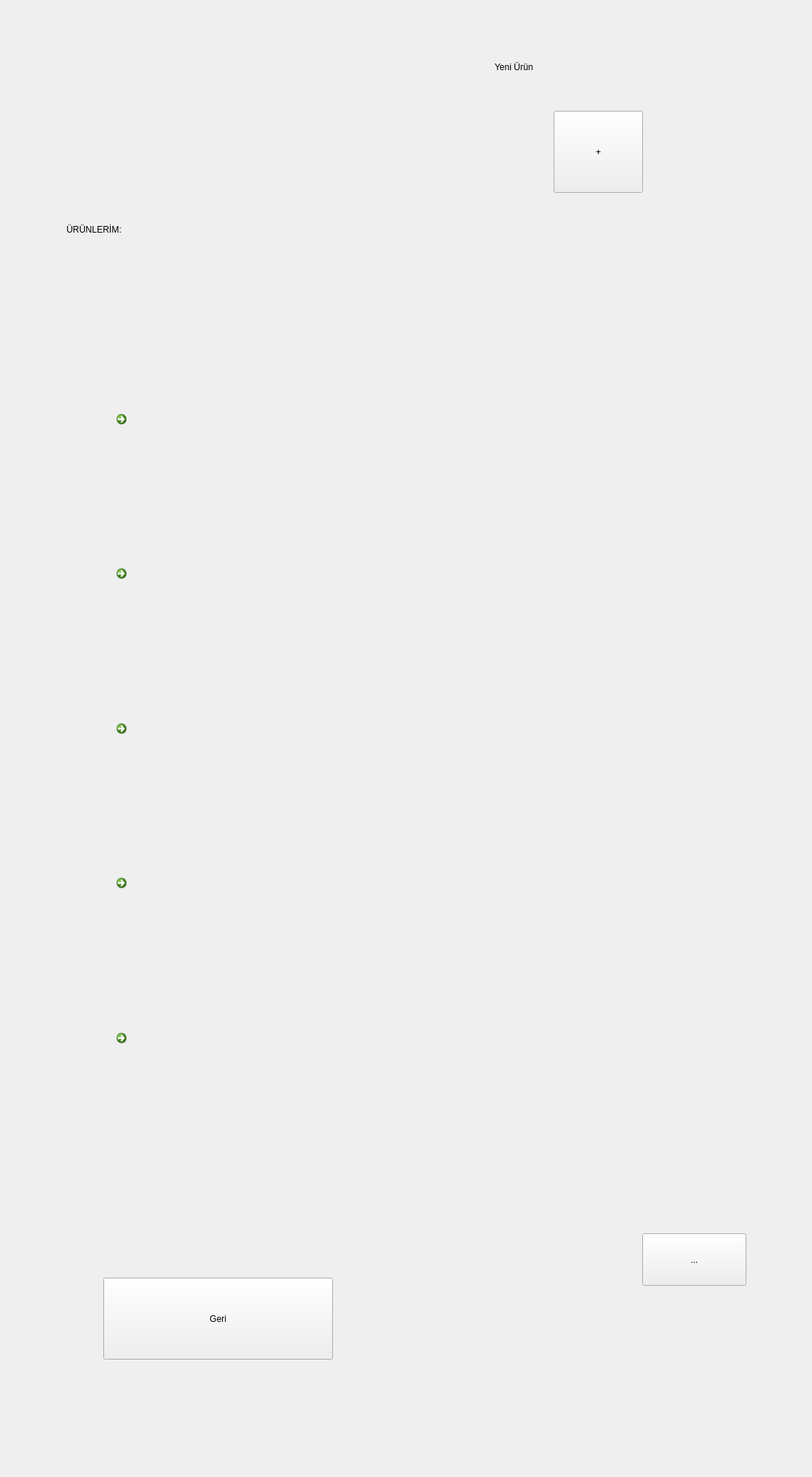
<?xml version="1.0" encoding="UTF-8"?>
<ui version="4.0">
 <class>UreticiProfil</class>
 <widget class="QWidget" name="UreticiProfil">
  <property name="geometry">
   <rect>
    <x>0</x>
    <y>0</y>
    <width>1100</width>
    <height>2000</height>
   </rect>
  </property>
  <property name="windowTitle">
   <string>Üretici Profil Ekranı</string>
  </property>
  <widget class="QLabel" name="label">
   <property name="geometry">
    <rect>
     <x>90</x>
     <y>220</y>
     <width>621</width>
     <height>181</height>
    </rect>
   </property>
   <property name="styleSheet">
    <string notr="true">font: 75 35pt &quot;MS Shell Dlg 2&quot;;</string>
   </property>
   <property name="text">
    <string>ÜRÜNLERİM:</string>
   </property>
  </widget>
  <widget class="QPushButton" name="push_geri_2">
   <property name="geometry">
    <rect>
     <x>140</x>
     <y>1730</y>
     <width>311</width>
     <height>111</height>
    </rect>
   </property>
   <property name="styleSheet">
    <string notr="true">font: 75 10pt &quot;MS Shell Dlg 2&quot;;</string>
   </property>
   <property name="text">
    <string>Geri</string>
   </property>
  </widget>
  <widget class="QWidget" name="verticalLayoutWidget">
   <property name="geometry">
    <rect>
     <x>150</x>
     <y>550</y>
     <width>771</width>
     <height>1041</height>
    </rect>
   </property>
   <layout class="QVBoxLayout" name="verticalLayout">
    <item>
     <widget class="QCommandLinkButton" name="LinkButton_3">
      <property name="styleSheet">
       <string notr="true">font: 75 10pt &quot;MS Shell Dlg 2&quot;;</string>
      </property>
      <property name="text">
       <string/>
      </property>
     </widget>
    </item>
    <item>
     <widget class="QCommandLinkButton" name="LinkButton_1">
      <property name="text">
       <string/>
      </property>
     </widget>
    </item>
    <item>
     <widget class="QCommandLinkButton" name="LinkButton_5">
      <property name="text">
       <string/>
      </property>
     </widget>
    </item>
    <item>
     <widget class="QCommandLinkButton" name="LinkButton_4">
      <property name="text">
       <string/>
      </property>
     </widget>
    </item>
    <item>
     <widget class="QCommandLinkButton" name="LinkButton_2">
      <property name="text">
       <string/>
      </property>
     </widget>
    </item>
   </layout>
  </widget>
  <widget class="QLabel" name="label_2">
   <property name="geometry">
    <rect>
     <x>670</x>
     <y>60</y>
     <width>341</width>
     <height>61</height>
    </rect>
   </property>
   <property name="styleSheet">
    <string notr="true">font: 75 25pt &quot;MS Shell Dlg 2&quot;;</string>
   </property>
   <property name="text">
    <string>Yeni Ürün </string>
   </property>
  </widget>
  <widget class="QPushButton" name="pushButton_2">
   <property name="geometry">
    <rect>
     <x>750</x>
     <y>150</y>
     <width>121</width>
     <height>111</height>
    </rect>
   </property>
   <property name="styleSheet">
    <string notr="true">font: 75 70pt &quot;MS Shell Dlg 2&quot;;</string>
   </property>
   <property name="text">
    <string>+</string>
   </property>
  </widget>
  <widget class="QToolButton" name="toolButton">
   <property name="geometry">
    <rect>
     <x>870</x>
     <y>1670</y>
     <width>141</width>
     <height>71</height>
    </rect>
   </property>
   <property name="styleSheet">
    <string notr="true">font: 75 50pt &quot;MS Shell Dlg 2&quot;;</string>
   </property>
   <property name="text">
    <string>...</string>
   </property>
  </widget>
 </widget>
 <resources/>
 <connections/>
</ui>
